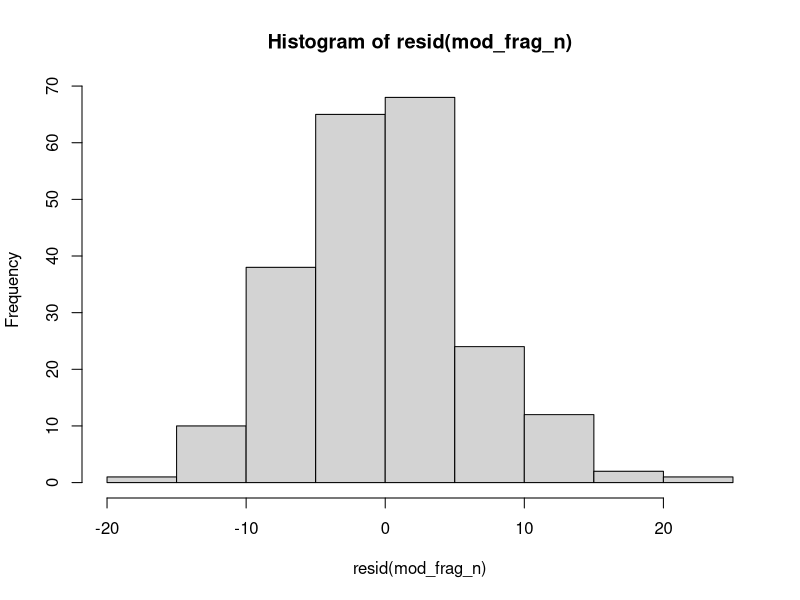
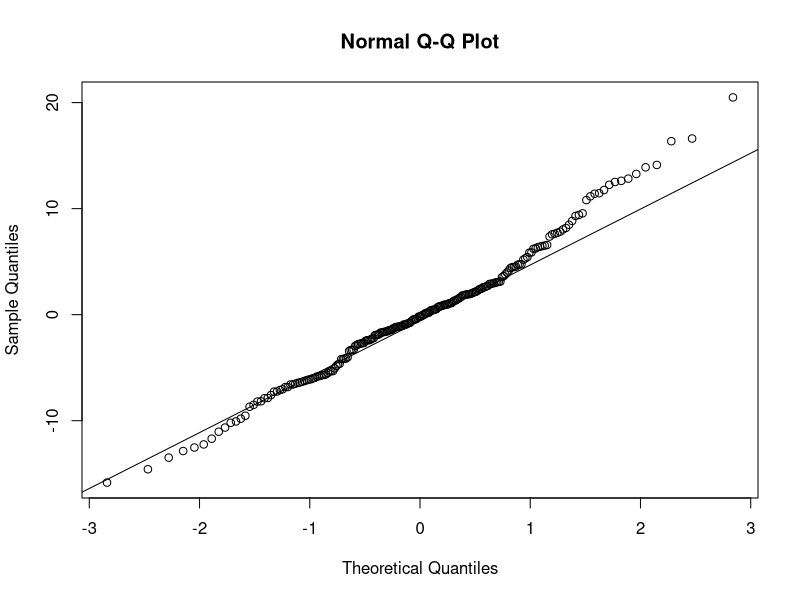
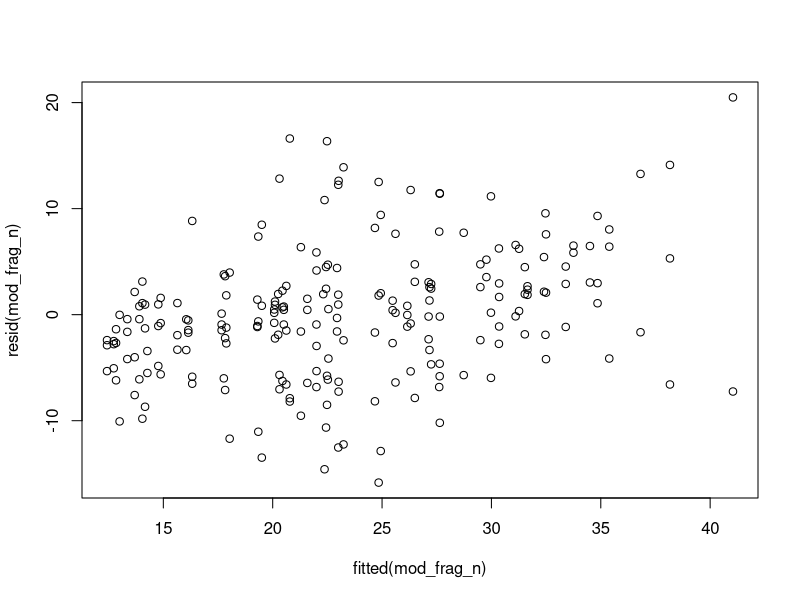
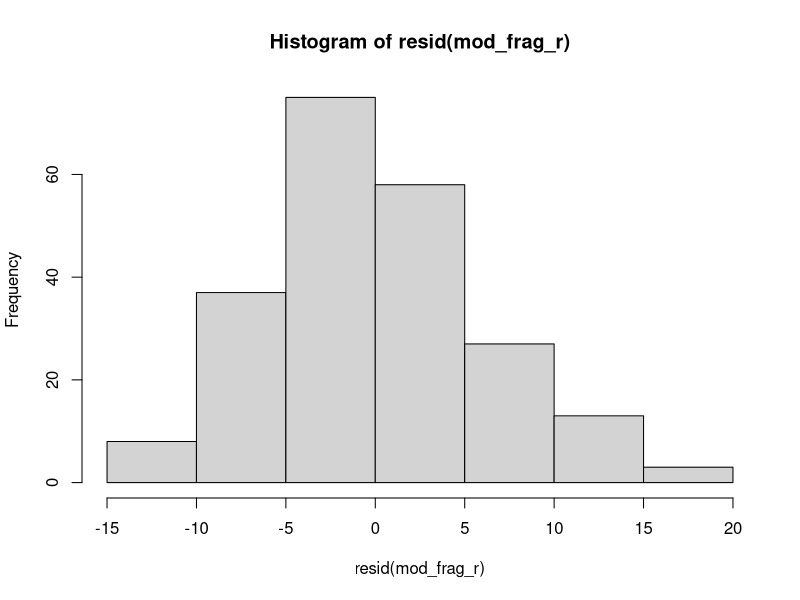
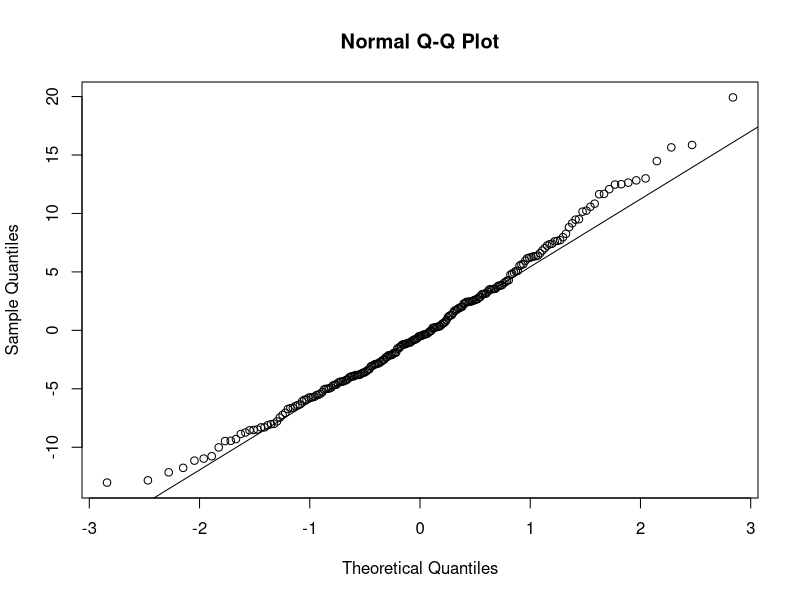
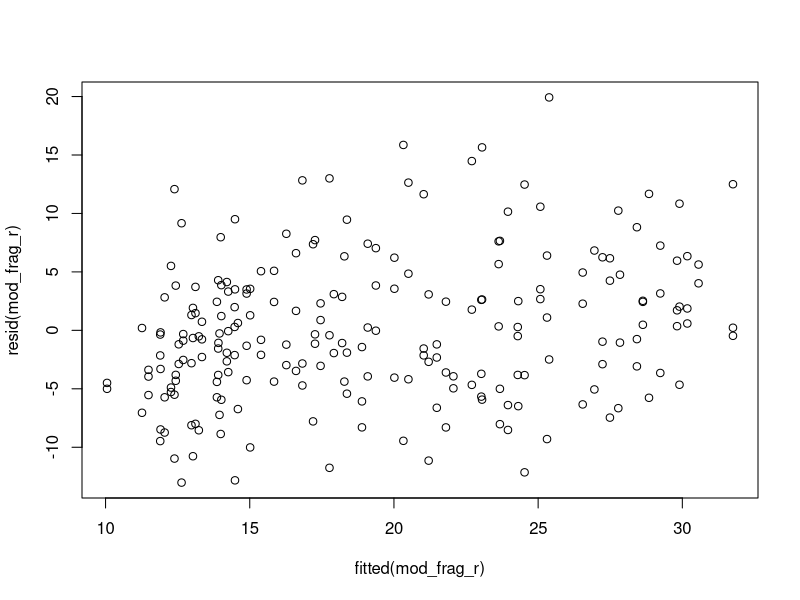
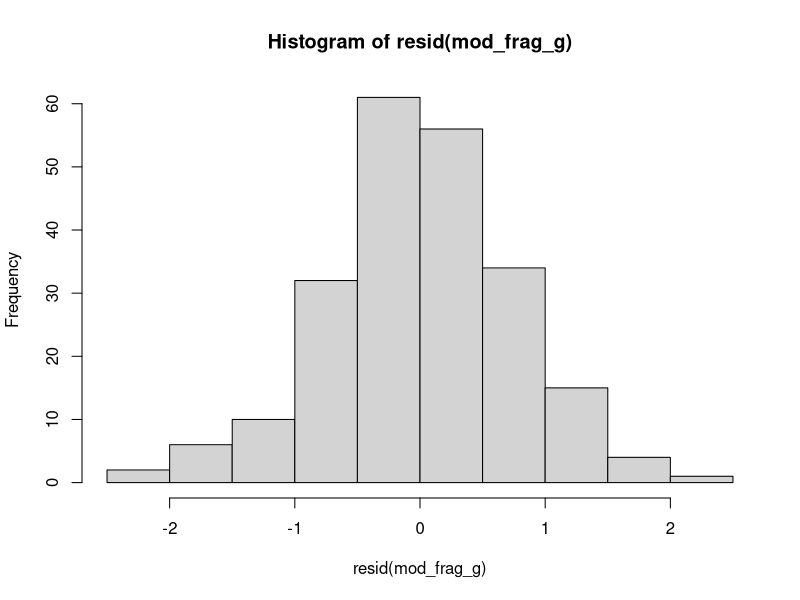
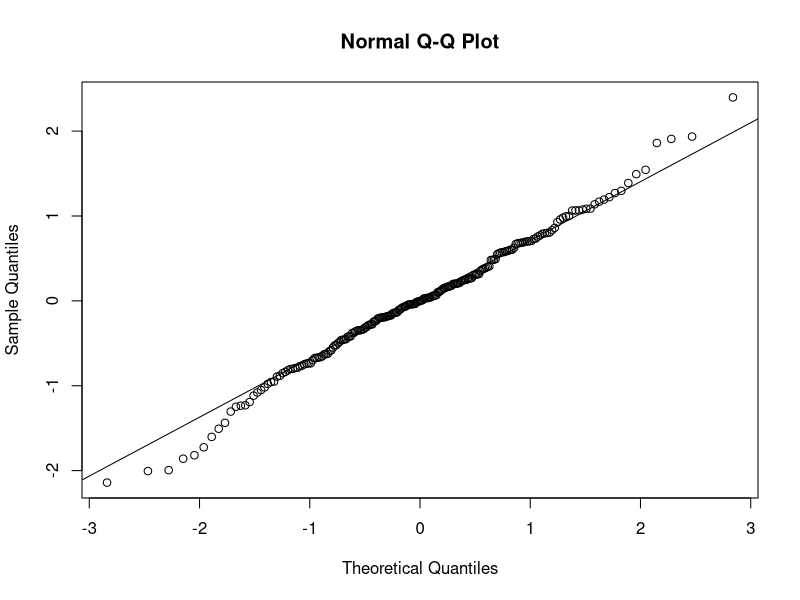

Write the R code that produced these figures, in order. (Note: this script raises an error after producing the figures.)
## ---- chunk 1
library(tidyverse)
library(ggpubr)
library(patchwork)
library(nlme)
library(multcomp)
library(car)
library(emmeans)
library(ggtext)
## ---- chunk 2
Data <- read_csv("Data/All_expectedvalues.csv") 

# Get only species column
Data$species <- Data$fragment_ID %>% gsub("A1", "", .) %>% gsub("A2", "", .) %>% gsub("A3", "",.)%>% gsub("A4", "",.)%>% gsub("B1", "", .) %>% gsub("B2", "", .) %>% gsub("B3", "", .)%>% gsub("B4", "",.)%>% gsub("C1", "", .) %>% gsub("C2", "", .) %>% gsub("C3", "", .) %>% gsub("C4", "",.) %>%
gsub("D1", "", .) %>% gsub("D2", "", .) %>% gsub("D3", "", .) %>% gsub("D4", "",.) %>% gsub("E1", "", .) %>% gsub("E2", "", .) %>% gsub("E3", "", .) %>% gsub("E4", "",.) %>% gsub("F1", "", .) %>% gsub("F2", "", .) %>% gsub("F3", "", .) %>% gsub("F4", "",.)
## ---- chunk 3
# Splitting dataframe in useful groups

single <- Data %>%  filter(category == "single")%>% 
        mutate(family= as.factor(family))

# drop 3 empty rows for calc
single_c <- single %>% drop_na(calc_umol_cm2_h)

# drop Na rows of O2 values
single <- single %>% drop_na(net_photo_h_surface)
## ---- chunk 4
# check data
table(single$family, single$fragment_ID)
table(single_c$family, single_c$fragment_ID)
table(single$family, single$run)
single$run <-as.factor(single$run)

# analysis net photosynthesis
mod_frag_n <- lme(net_photo_h_surface ~ family, random= ~1|fragment_ID, data=single)
summary(mod_frag_n)
anova(mod_frag_n)
posthoc_n <- glht(mod_frag_n,linfct=mcp(family="Tukey"),test= adjusted("bonfer"))
summary(posthoc_n)

# analysis respiration
mod_frag_r <- lme(respiration_h_surface ~ family, random= ~1|fragment_ID, data=single)
summary(mod_frag_r)
anova(mod_frag_r)
posthoc_r <- glht(mod_frag_r,linfct=mcp(family="Tukey"),test= adjusted("bonfer"))
summary(posthoc_r)

# analysis gross photosynthesis
mod_frag_g <- lme(sqrt(gross_photo_h_surface) ~ family, random= ~1|fragment_ID, data=single) #square root transformed
summary(mod_frag_g)
anova(mod_frag_g)
posthoc_g <- glht(mod_frag_g,linfct=mcp(family="Tukey"),test= adjusted("bonfer"))
summary(posthoc_g)

# analysis calcification
mod_frag_c <- lme(calc_umol_cm2_h ~ family, random = ~1|fragment_ID, data=single_c)
summary(mod_frag_c)
anova(mod_frag_c)
posthoc_c <- glht(mod_frag_c,linfct=mcp(family="Tukey"),test= adjusted("bonfer"))
summary(posthoc_c)
## ---- chunk 5
#check model assumptions by checking residuals

# net photosynthesis
shapiro.test(resid(mod_frag_n)) # looks graphically fine
leveneTest(residuals(mod_frag_n)~single$family)
bartlett.test(residuals(mod_frag_n)~single$family)
hist(resid(mod_frag_n))
qqnorm(resid(mod_frag_n))
qqline(resid(mod_frag_n))
plot(resid(mod_frag_n)~fitted(mod_frag_n))

# respiration
shapiro.test(resid(mod_frag_r)) # looks graphically fine
leveneTest(residuals(mod_frag_r)~single$family)
hist(resid(mod_frag_r))
qqnorm(resid(mod_frag_r))
qqline(resid(mod_frag_r))
plot(resid(mod_frag_r)~fitted(mod_frag_r))

# gross photosynthesis
shapiro.test(resid(mod_frag_g)) #sqrt transformnation was necessary
leveneTest(residuals(mod_frag_g)~single$family)
hist(resid(mod_frag_g))
qqnorm(resid(mod_frag_g))
qqline(resid(mod_frag_g))
plot(resid(mod_frag_g)~fitted(mod_frag_g))

# calcification
shapiro.test(resid(mod_frag_c)) # looks graphically fine
leveneTest(residuals(mod_frag_c)~single_c$family)
hist(resid(mod_frag_c))
qqnorm(resid(mod_frag_c))
qqline(resid(mod_frag_c))
plot(resid(mod_frag_c)~fitted(mod_frag_c))
## ---- chunk 6
# set order of families
single$species <- factor(single$species, levels= c("Pcy", "Plo", "Pru", "Acy", "Amu", "Mdi", "Pda", "Pve","Spi"))
single_c$species <- factor(single_c$species, levels= c("Pcy", "Plo", "Pru", "Acy", "Amu", "Mdi", "Pda", "Pve","Spi"))

# theme for species graphs
 theme <- theme_classic() +
          theme(legend.position = "none",
          legend.text = element_text(size = 15),
          plot.margin = unit(c(1,0.2,0.2,1), "cm"),
          axis.text.x = element_text(size = 14, color = "black", face= "italic", angle = 45, hjust= 1),
          axis.title.x=element_blank(),
          axis.text.y = element_text(size = 16, vjust = 0.5, color = "black"),
          axis.title.y =element_text(hjust = 0.5, size=15,face="bold",margin=margin(0,12,0,0)))


# species graphs
n <- ggplot(single, aes(x = species, y = net_photo_h_surface, fill = family)) +
  geom_boxplot(lwd=1, outlier.shape = NA) +
  geom_jitter(size=0.6, width=0.2)+
  ylab(expression(bold(atop("Net photosynthesis", paste("(μg O"[2]," cm" ^-2," h" ^-1,")"))))) +
  scale_fill_manual(values = c("Acroporidae"="#00b886","Pocilloporidae"= "#Cd8d00","Poritidae"= "#0072B2"))+
  scale_x_discrete("family", labels = c("Acy"="Acropora cytherea", "Amu"="Acropora muricata", "Mdi"="Montipora digitata",
                           "Pve"="Pocillopora verrucosa", "Pda"="Pocillopora damicornis", "Spi"="Stylophora pistillata",
                            "Plo"="Porites lobata", "Pcy"="Porites cylindrica", "Pru"="Porites rus"))+
  scale_y_continuous(limits= c(0,90), n.breaks = 5)+
  theme
        

r<-ggplot(single, aes(x = species, y = respiration_h_surface, fill = family)) +
  geom_boxplot(lwd=1, outlier.shape = NA) +
 geom_jitter(size=0.6, width=0.2)+
  ylab(expression(bold(atop("Respiration", paste("(μg O"[2]," cm" ^-2," h" ^-1,")"))))) +
  scale_fill_manual(values = c("Acroporidae"="#00b886","Pocilloporidae"= "#Cd8d00","Poritidae"= "#0072B2"))+
  scale_x_discrete("family", labels = c("Acy"="Acropora cytherea", "Amu"="Acropora muricata", "Mdi"="Montipora digitata",
                            "Pve"="Pocillopora verrucosa", "Pda"="Pocillopora damicornis", "Spi"="Stylophora pistillata",
                            "Plo"="Porites lobata", "Pcy"="Porites cylindrica", "Pru"="Porites rus"))+
  scale_y_continuous(limits= c(0, 90), n.breaks = 5)+
  theme

g<-ggplot(single, aes(x = species, y = gross_photo_h_surface, fill = family)) +
  geom_boxplot(lwd=1, outlier.shape = NA) +
 geom_jitter(size=0.6, width=0.2)+
  ylab(expression(bold(atop("Gross photosynthesis", paste("(μg O"[2]," cm" ^-2," h" ^-1,")"))))) +
  scale_fill_manual(values = c("Acroporidae"="#00b886","Pocilloporidae"= "#Cd8d00","Poritidae"= "#0072B2"))+
  scale_x_discrete("family", labels = c("Acy"="Acropora cytherea", "Amu"="Acropora muricata", "Mdi"="Montipora digitata",
                            "Pve"="Pocillopora verrucosa", "Pda"="Pocillopora damicornis", "Spi"="Stylophora pistillata",
                            "Plo"="Porites lobata", "Pcy"="Porites cylindrica", "Pru"="Porites rus"))+
  scale_y_continuous(limits= c(0,190), n.breaks = 7)+
  theme


c <- ggplot(single_c, aes(x = species, y =  calc_umol_cm2_h, fill = family)) +
  geom_boxplot(lwd=1, outlier.shape = NA) +
 geom_jitter(size=0.6, width=0.2)+
  ylab(expression(bold(atop("Calcification", paste("(μmol CaCO"[3]," cm" ^-2," h" ^-1,")"))))) +
  scale_fill_manual(values = c("Acroporidae"="#00b886","Pocilloporidae"= "#Cd8d00","Poritidae"= "#0072B2"))+
  scale_x_discrete("family", labels = c("Acy"="Acropora cytherea", "Amu"="Acropora muricata", "Mdi"="Montipora digitata",
                            "Pve"="Pocillopora verrucosa", "Pda"="Pocillopora damicornis", "Spi"="Stylophora pistillata",
                            "Plo"="Porites lobata", "Pcy"="Porites cylindrica", "Pru"="Porites rus"))+
  scale_y_continuous(limits= c(-0.5,3.5), n.breaks = 6)+
  theme


# family graphs
# set order of families
single$family <- factor(single$family, levels= c("Poritidae", "Acroporidae", "Pocilloporidae"))
single_c$family <- factor(single_c$family, levels= c("Poritidae", "Acroporidae", "Pocilloporidae"))


# Net Photosynthesis
n_fam <- ggboxplot(single, x = "family", y = "net_photo_h_surface", fill = "family", outlier.size = 0.7) +
  scale_fill_manual(values = c("Acroporidae"="#00b886","Pocilloporidae"= "#Cd8d00","Poritidae"= "#0072B2"))+
  scale_y_continuous(limits= c(0, 69),n.breaks = 4)+
   geom_bracket(
        xmin=c("Poritidae"), xmax=c("Pocilloporidae"),
        y.position = 62,
        step.increase = 0.15,
        label = c("*"),
        label.size = 6
          )+
  theme_classic() +
  theme(axis.text.x = element_blank(),
        axis.text.y = element_text(size = 14, vjust = 0.5, color = "black"),
        axis.title.y =element_blank(),
        axis.title.x=element_blank(),
        legend.position = "bottom",
        legend.text = element_text(size = 18),
        legend.key.size = unit(1, "cm"),
        legend.title = element_blank(),
        axis.ticks.x=element_blank())

# Respiration
r_fam <- ggboxplot(single, x = "family", y = "respiration_h_surface", fill= "family", outlier.size = 0.7) +
  scale_fill_manual(values = c("Acroporidae"="#00b886","Pocilloporidae"= "#Cd8d00","Poritidae"= "#0072B2"))+
  scale_y_continuous(limits= c(0, 70),n.breaks = 4)+
  theme_classic() +
  theme(axis.text.x = element_blank(),
        axis.text.y = element_text(size = 14, vjust = 0.5, color = "black"),
        axis.title.y =element_blank(),
        axis.title.x=element_blank(),
        legend.position = "none",
        axis.ticks.x=element_blank())+
        geom_bracket(
        xmin=c("Acroporidae", "Poritidae"), xmax=c("Pocilloporidae", "Pocilloporidae"),
        y.position = 51,
        step.increase = 0.24,
        label = c("***", "***"),
        label.size = 6
        )
    
# Gross Photosynthesis
g_fam <- ggboxplot(single, x = "family", y = "gross_photo_h_surface", fill= "family", outlier.size = 0.7) +
  scale_fill_manual(values = c("Acroporidae"="#00b886","Pocilloporidae"= "#Cd8d00","Poritidae"= "#0072B2"))+
  scale_y_continuous(limits= c(0, 128), breaks = seq(0,100, by=50))+
  theme_classic() +
  theme(axis.text.x = element_blank(),
        axis.text.y = element_text(size = 14, vjust = 0.5, color = "black"),
        axis.title.y =element_blank(),
        axis.title.x=element_blank(),
        legend.position = "none",
        axis.ticks.x=element_blank())+
        geom_bracket(
        xmin=c("Acroporidae", "Poritidae"), xmax=c("Pocilloporidae", "Pocilloporidae"),
        y.position = 92,
        step.increase = 0.25,
        label = c("**", "***"),
        label.size = 6
        )


# Calcification
c_fam <- ggboxplot(single_c, x = "family",  y = "calc_umol_cm2_h", fill= "family", outlier.size = 0.7) +
  scale_fill_manual(values = c("Acroporidae"="#00b886","Pocilloporidae"= "#Cd8d00","Poritidae"= "#0072B2"))+
  scale_y_continuous(limits= c(-0.4, 3.2))+
  theme_classic() +
  theme(axis.text.x = element_blank(),
        axis.text.y = element_text(size = 14, vjust = 0.5, color = "black"),
        axis.title.y =element_blank(),
        axis.title.x=element_blank(),
        legend.position = "none",
        axis.ticks.x=element_blank())+
        geom_bracket(
        xmin=c("Acroporidae", "Poritidae"), xmax=c("Pocilloporidae", "Pocilloporidae"),
        y.position = 2.2,
        step.increase = 0.24,
        label = c("***", "***"),
        label.size = 6
        )

#arrange all plots together
arranged <- ggarrange(
                      n + patchwork::inset_element(n_fam, left = 0.5, bottom = 0.55, right = 1, top = 1),
                      r + patchwork::inset_element(r_fam, left = 0.5, bottom = 0.55, right = 1, top = 1),
                      g + patchwork::inset_element(g_fam, left = 0.5, bottom = 0.55, right = 1, top = 1),
                      c + patchwork::inset_element(c_fam, left = 0.5, bottom = 0.55, right = 1, top = 1),
          labels = c("a)", "b)", "c)", "d)"),
          label.x = 0.05,
          label.y = 0.89,
          font.label = list(size=18),
          common.legend = TRUE,
          legend = "bottom",
          ncol = 2, nrow =2, 
          hjust = -0.5,
          vjust = 0,
          align = "v") 

ggsave("Graphs/measured_orderfamily.png", width=12, height= 12, limitsize=FALSE, dpi= 700, arranged)
## ---- chunk 7
descriptive_o <- single %>%  group_by(species) %>%
    summarise(
      mean_net = round(mean(net_photo_h_surface),4),                                                    
      sd_net = round(sd(net_photo_h_surface),4),
      mean_resp = round(mean(respiration_h_surface),4),
      sd_resp = round(sd(respiration_h_surface),4),
      mean_gross = round(mean(gross_photo_h_surface),4),
      sd_gross = round(sd(gross_photo_h_surface),4))

descriptive_c <- single_c %>%  group_by(species) %>%
    summarise(
      mean_calc = round(mean(calc_umol_cm2_h),4),
      sd_calc = round(sd(calc_umol_cm2_h),4))

descriptive <- left_join(descriptive_o, descriptive_c)

write.table(descriptive, file = "Graphs/descriptive_monoculture.csv", sep = ",")
## ---- chunk 8
# get each fragment only ones
size <- single %>% distinct(fragment_ID, sum_surface_cm2, species )

# descriptive
descriptive_size <- size %>%  group_by(species) %>%
                    summarise(
                    surface = round(mean(sum_surface_cm2),1),                                                    
                    sd_surface = round(sd(sum_surface_cm2),1))


# significant different?
mod_frag_size <- lm(sum_surface_cm2 ~ species, data=size)
summary(mod_frag_size)

emmeans(mod_frag_size, pairwise~species)
